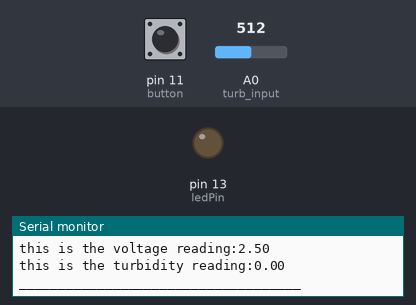
The sketch below on a simulated Arduino Uno, built with avr-gcc and run on an emulated ATmega328P. On the bench: output pins drawn as LEDs (lit = HIGH), the last lines printed to the serial monitor. Inputs (shaded band) come from the test bench; at power-on: A0 (turb_input) = 512, pin 11 (button) HIGH.

Above: at 1.7 s.
1.8 s: A0 (turb_input) set to 494
At 3.5 s:
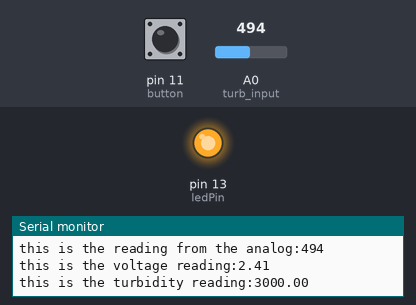
Timing chart, 0 to 5.0 s (numbered marks = the images above; inputs shaded):
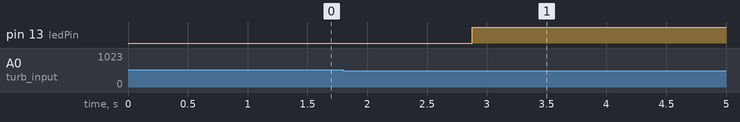

The sketch:

turbidity_sensor5.ino
```cpp
/*
 * THIS CODE IS FOR AGUACLARA SENSOR_DEV
 * This code's function is to take the input voltage from the turbidity sensor
 * and translate it into a numerical value for turbidity
 */

//global variables

int ledPin = 13;          //declaration for LED
int button = 11;          //digital input of the pushbutton
int offset = 0;           //set the offset as zero for now
int turb_input = A0;      //input in A0 from sensor
int flag = 0;             //if flag is 1, start loop

float turbidity = 0.0;    //turbidity
int threshold = 2500;     //threshold turbidity for sludge blanket

//setup
void setup() {

  Serial.begin(9600);           //Baud rate: 9600
  pinMode(ledPin, OUTPUT);      //This is to set up the LED
  pinMode(turb_input, INPUT);   //This is to set up the turbidity input from sensor
  pinMode(button, INPUT);       //This is to set up the input from pushbutton

  //CALIBRATION
  //set up so that the difference between the clear water turbidity
  //and the usual 0 turbidity value and set this as the constant offset
  //as Hannah pointed out, this will also take care of the temp difference
  //(this will be used in the conversion)
  Serial.println('\n');
  Serial.println("Please calibrate the sensor by pressing the button");  //clear water calibration

  //PUSHBUTTON
  //set it up with a push button
  if (digitalRead(button)==LOW){
    //don't remember if pushbutton high or low when pressed
    flag = 0;
  }

  else if(digitalRead(button) == HIGH){
    //whole thing could possibly be moved into loop()
    offset = analogRead(turb_input);
    Serial.println('\n');
    Serial.print("this is the offset value:");   //but then get rid of flag=0
    Serial.println(offset);
    delay(500);
    flag = 1;
  }
  }


void loop() {

 // if (flag == 1){
    int sensorValue = analogRead(turb_input);// read the input on A0:

    // Convert the analog reading (which goes from 0 - 1023) to a voltage (0 - 5V):
    float voltage = sensorValue * (5.0 / 1024.0);
    Serial.println("____________________________________");
    Serial.print("this is the reading from the analog:");
    Serial.println(sensorValue); // print out the value you read:


    Serial.print("this is the voltage reading:");
    Serial.println(voltage); // print out the value you read:


    // Convert voltage to turbidity
    // relation from page is -1120.4x^2 +5742.3x-4352.9
    // only supports voltages of 2.5-4.2 for the relation

    if (voltage > 2.5 && voltage < 4.2){
      //this relation needs to be fixed as well
      //this fixes the problem with the negative numbers
      turbidity = (voltage*voltage*(-1120.4))+(voltage*5742.3)-4352.9-(offset);
    }
    else if (voltage < 2.5){
      turbidity = 3000;
    }
    else if (voltage > 4.2){
      turbidity = 0;
    }

      Serial.print("this is the turbidity reading:");
      Serial.println(turbidity); // print out the value you read:
      delay(500);

    //threshold value to compare to light up LED
    if (turbidity > threshold){
      digitalWrite(ledPin, HIGH);
      Serial.println("YOU ARE NOW IN THE SLUDGE BLANKET");


    // }
    //later add breadboard stuff with display
  }
}
```

Measured:
- the behaviour switches between 512 and 511 on A0 (turb_input) (found by bisection; images 0 and 1)
- after the input at 1.8 s, pin 13 (ledPin): LOW → HIGH after 1.1 s
